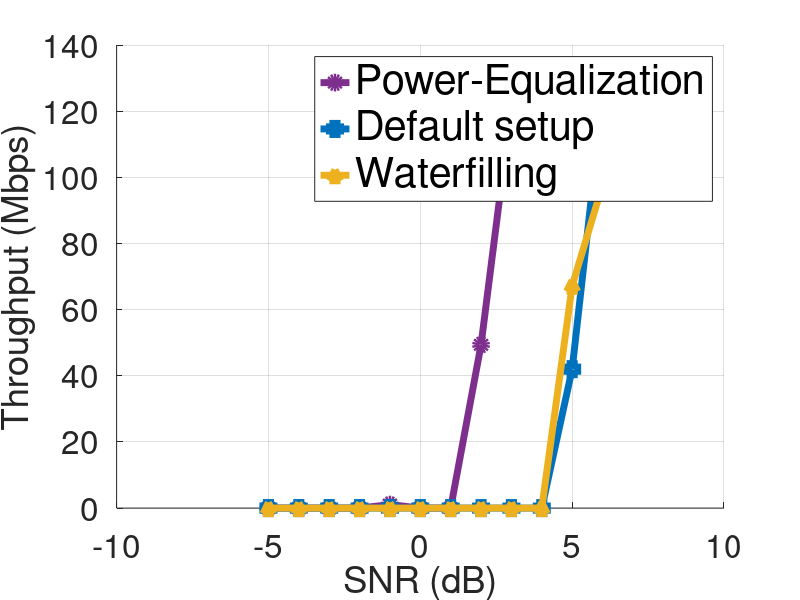

Recreate this plot in MATLAB.
% 加载各个方法下的结果（第3列是 CQI3）
data_predistortion = load('results_withPredistortion_CQI7-9.mat');
cqi3_predistortion = data_predistortion.throughputResults(:, 3);  % CQI3

data_without = load('results_noPredistortion_CQI7-9.mat');
cqi3_without = data_without.throughputResults(:, 3);  % CQI3

data_water = load('results_withwater_CQI7-9.mat');
cqi3_water = data_water.throughputResults(:, 3);  % CQI3

% SNR 横轴
snrValues = [-5, -4, -3, -2, -1, 0, 1, 2, 3, 4, 5, 6, 7, 8, 9];
cqi3_predistortion = cqi3_predistortion(2:end);
cqi3_without = cqi3_without(2:end);
cqi3_water = cqi3_water(2:end);
% 定义颜色
color_predistortion = [0.4940 0.1840 0.5560]; % 紫色
color_without       = [0 0.4470 0.7410];      % 蓝色
color_water         = [0.9290 0.6940 0.1250]; % 黄色

% 绘图
figure;
hold on;

plot(snrValues, cqi3_predistortion, '-o', 'Color', color_predistortion, ...
    'DisplayName', 'Power-Equalization', 'LineWidth', 5, 'MarkerSize', 8);

plot(snrValues, cqi3_without, '-s', 'Color', color_without, ...
    'DisplayName', 'Default setup', 'LineWidth', 5, 'MarkerSize', 8);

plot(snrValues, cqi3_water, '-^', 'Color', color_water, ...
    'DisplayName', 'Waterfilling', 'LineWidth', 5, 'MarkerSize', 8);

% 图形美化
xlabel('SNR (dB)', 'FontSize', 35);
ylabel('Throughput (Mbps)', 'FontSize', 35);
set(gca, 'FontSize', 24);
legend('Location', 'best', 'FontSize', 30);
set(gcf, 'Color', 'w');
grid on;
hold off;
